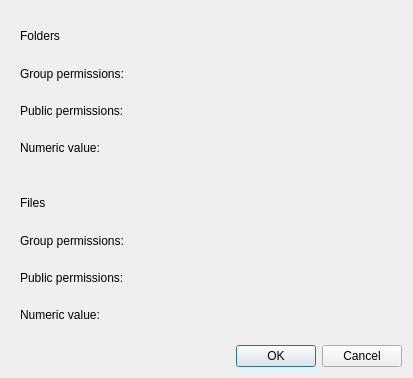
<?xml version="1.0" encoding="UTF-8"?>
<ui version="4.0">
 <class>PermissionsDialog</class>
 <widget class="QDialog" name="PermissionsDialog">
  <property name="geometry">
   <rect>
    <x>0</x>
    <y>0</y>
    <width>413</width>
    <height>378</height>
   </rect>
  </property>
  <property name="windowTitle">
   <string>Dialog</string>
  </property>
  <layout class="QVBoxLayout" name="verticalLayout">
   <item>
    <widget class="QWidget" name="widget_5" native="true">
     <layout class="QVBoxLayout" name="verticalLayout_2">
      <item>
       <widget class="QLabel" name="label_4">
        <property name="text">
         <string>Folders</string>
        </property>
       </widget>
      </item>
      <item>
       <layout class="QHBoxLayout" name="horizontalLayout_3">
        <item>
         <widget class="QLabel" name="label_7">
          <property name="minimumSize">
           <size>
            <width>0</width>
            <height>31</height>
           </size>
          </property>
          <property name="maximumSize">
           <size>
            <width>16777215</width>
            <height>31</height>
           </size>
          </property>
          <property name="text">
           <string>Group permissions:</string>
          </property>
         </widget>
        </item>
        <item>
         <widget class="PermissionsWidget" name="wFolderGroup" native="true">
          <property name="minimumSize">
           <size>
            <width>0</width>
            <height>31</height>
           </size>
          </property>
          <property name="maximumSize">
           <size>
            <width>16777215</width>
            <height>31</height>
           </size>
          </property>
         </widget>
        </item>
       </layout>
      </item>
      <item>
       <layout class="QHBoxLayout" name="horizontalLayout_4">
        <item>
         <widget class="QLabel" name="label_9">
          <property name="minimumSize">
           <size>
            <width>0</width>
            <height>31</height>
           </size>
          </property>
          <property name="maximumSize">
           <size>
            <width>16777215</width>
            <height>31</height>
           </size>
          </property>
          <property name="text">
           <string>Public permissions:</string>
          </property>
         </widget>
        </item>
        <item>
         <widget class="PermissionsWidget" name="wFolderPublic" native="true">
          <property name="minimumSize">
           <size>
            <width>0</width>
            <height>31</height>
           </size>
          </property>
          <property name="maximumSize">
           <size>
            <width>16777215</width>
            <height>31</height>
           </size>
          </property>
         </widget>
        </item>
       </layout>
      </item>
      <item>
       <layout class="QHBoxLayout" name="horizontalLayout_6">
        <item>
         <widget class="QLabel" name="lFolderPermissionsDesc">
          <property name="text">
           <string>Numeric value:</string>
          </property>
         </widget>
        </item>
        <item>
         <widget class="QLabel" name="lFolderPermissions">
          <property name="text">
           <string/>
          </property>
          <property name="alignment">
           <set>Qt::AlignCenter</set>
          </property>
         </widget>
        </item>
       </layout>
      </item>
     </layout>
    </widget>
   </item>
   <item>
    <widget class="QWidget" name="widget_8" native="true">
     <layout class="QVBoxLayout" name="verticalLayout_3">
      <item>
       <widget class="QLabel" name="label_5">
        <property name="text">
         <string>Files</string>
        </property>
       </widget>
      </item>
      <item>
       <layout class="QHBoxLayout" name="horizontalLayout_5">
        <item>
         <widget class="QLabel" name="label_8">
          <property name="minimumSize">
           <size>
            <width>0</width>
            <height>31</height>
           </size>
          </property>
          <property name="maximumSize">
           <size>
            <width>16777215</width>
            <height>31</height>
           </size>
          </property>
          <property name="text">
           <string>Group permissions:</string>
          </property>
         </widget>
        </item>
        <item>
         <widget class="PermissionsWidget" name="wFileGroup" native="true">
          <property name="minimumSize">
           <size>
            <width>0</width>
            <height>31</height>
           </size>
          </property>
          <property name="maximumSize">
           <size>
            <width>16777215</width>
            <height>31</height>
           </size>
          </property>
         </widget>
        </item>
       </layout>
      </item>
      <item>
       <layout class="QHBoxLayout" name="horizontalLayout_7">
        <item>
         <widget class="QLabel" name="label_11">
          <property name="minimumSize">
           <size>
            <width>0</width>
            <height>31</height>
           </size>
          </property>
          <property name="maximumSize">
           <size>
            <width>16777215</width>
            <height>31</height>
           </size>
          </property>
          <property name="text">
           <string>Public permissions:</string>
          </property>
         </widget>
        </item>
        <item>
         <widget class="PermissionsWidget" name="wFilePublic" native="true">
          <property name="minimumSize">
           <size>
            <width>0</width>
            <height>31</height>
           </size>
          </property>
          <property name="maximumSize">
           <size>
            <width>16777215</width>
            <height>31</height>
           </size>
          </property>
         </widget>
        </item>
       </layout>
      </item>
      <item>
       <layout class="QHBoxLayout" name="horizontalLayout_8">
        <item>
         <widget class="QLabel" name="lFilePermissionsDesc">
          <property name="text">
           <string>Numeric value:</string>
          </property>
         </widget>
        </item>
        <item>
         <widget class="QLabel" name="lFilePermissions">
          <property name="text">
           <string/>
          </property>
          <property name="alignment">
           <set>Qt::AlignCenter</set>
          </property>
         </widget>
        </item>
       </layout>
      </item>
     </layout>
    </widget>
   </item>
   <item>
    <widget class="QDialogButtonBox" name="buttonBox">
     <property name="orientation">
      <enum>Qt::Horizontal</enum>
     </property>
     <property name="standardButtons">
      <set>QDialogButtonBox::Cancel|QDialogButtonBox::Ok</set>
     </property>
    </widget>
   </item>
  </layout>
 </widget>
 <customwidgets>
  <customwidget>
   <class>PermissionsWidget</class>
   <extends>QWidget</extends>
   <header>PermissionsWidget.h</header>
   <container>1</container>
  </customwidget>
 </customwidgets>
 <resources/>
 <connections>
  <connection>
   <sender>buttonBox</sender>
   <signal>accepted()</signal>
   <receiver>PermissionsDialog</receiver>
   <slot>accept()</slot>
   <hints>
    <hint type="sourcelabel">
     <x>248</x>
     <y>254</y>
    </hint>
    <hint type="destinationlabel">
     <x>157</x>
     <y>274</y>
    </hint>
   </hints>
  </connection>
  <connection>
   <sender>buttonBox</sender>
   <signal>rejected()</signal>
   <receiver>PermissionsDialog</receiver>
   <slot>reject()</slot>
   <hints>
    <hint type="sourcelabel">
     <x>316</x>
     <y>260</y>
    </hint>
    <hint type="destinationlabel">
     <x>286</x>
     <y>274</y>
    </hint>
   </hints>
  </connection>
 </connections>
</ui>
